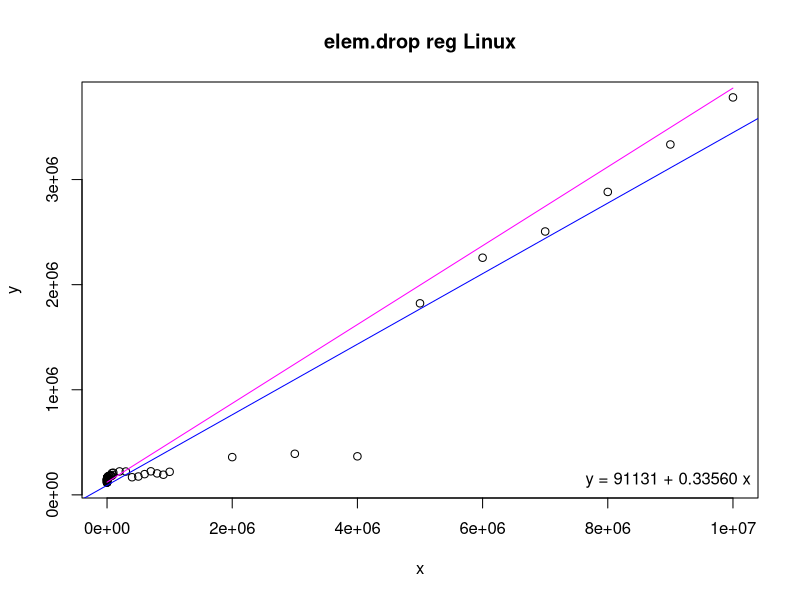
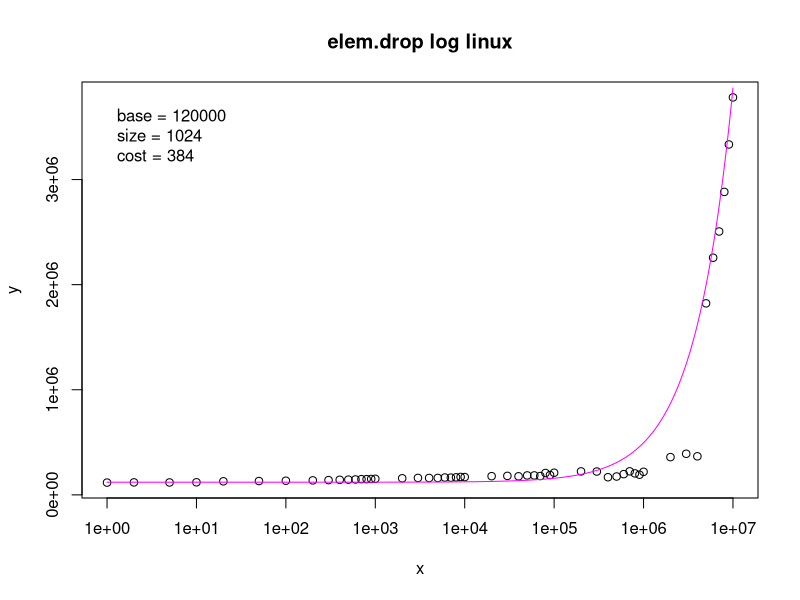

Write R code to recreate these figures, in order.
# Input data
x <- c(1,2,5,10,20,50,100,200,300,400,500,600,700,800,900,1000,2000,3000,4000,5000,6000,7000,8000,9000,10000,20000,30000,40000,50000,60000,70000,80000,90000,100000,200000,300000,400000,500000,600000,700000,800000,900000,1000000,2000000,3000000,4000000,5000000,6000000,7000000,8000000,9000000,10000000)
y <- c(116750,118650,117890,119650,128900,131380,134380,137850,140310,143310,144690,146480,149320,149500,151140,152700,157770,161380,160700,161090,165040,164190,166910,170510,169440,177830,180690,176580,184910,184950,178980,208080,188830,210530,223160,222060,167750,174650,197210,223940,204280,191710,219310,359050,390860,366720,1822300,2256400,2506000,2882400,3333900,3781700)

# Linear regression
model <- lm(y ~ x)
coefs <- coef(model)

# Print regression coefficients
print(coefs)

# Estimating function
base <- 120000
size <- 1024
cost <- 384
fe <- function(x) {
  base + (((x + size - 1) / size) * cost)
}

# Estimated values
xe <- seq(1, 10000000, by = 1000)
ye <- fe(xe)

png("elem-drop-reg.png")
plot(x, y, main = "elem.drop reg Linux")
abline(model, col = "blue")
lines(xe, ye, col = "magenta")
legend("bottomright", legend = sprintf("y = %.0f + %.5f x", coefs[1], coefs[2]), bty = "n")

png("elem-drop-log.png")
plot(x, y, log = "x", main = "elem.drop log linux")
lines(xe, ye, col = "magenta")
legend("topleft", legend = sprintf(" base = %i\n size = %i\n cost = %i", base, size, cost), bty = "n")
